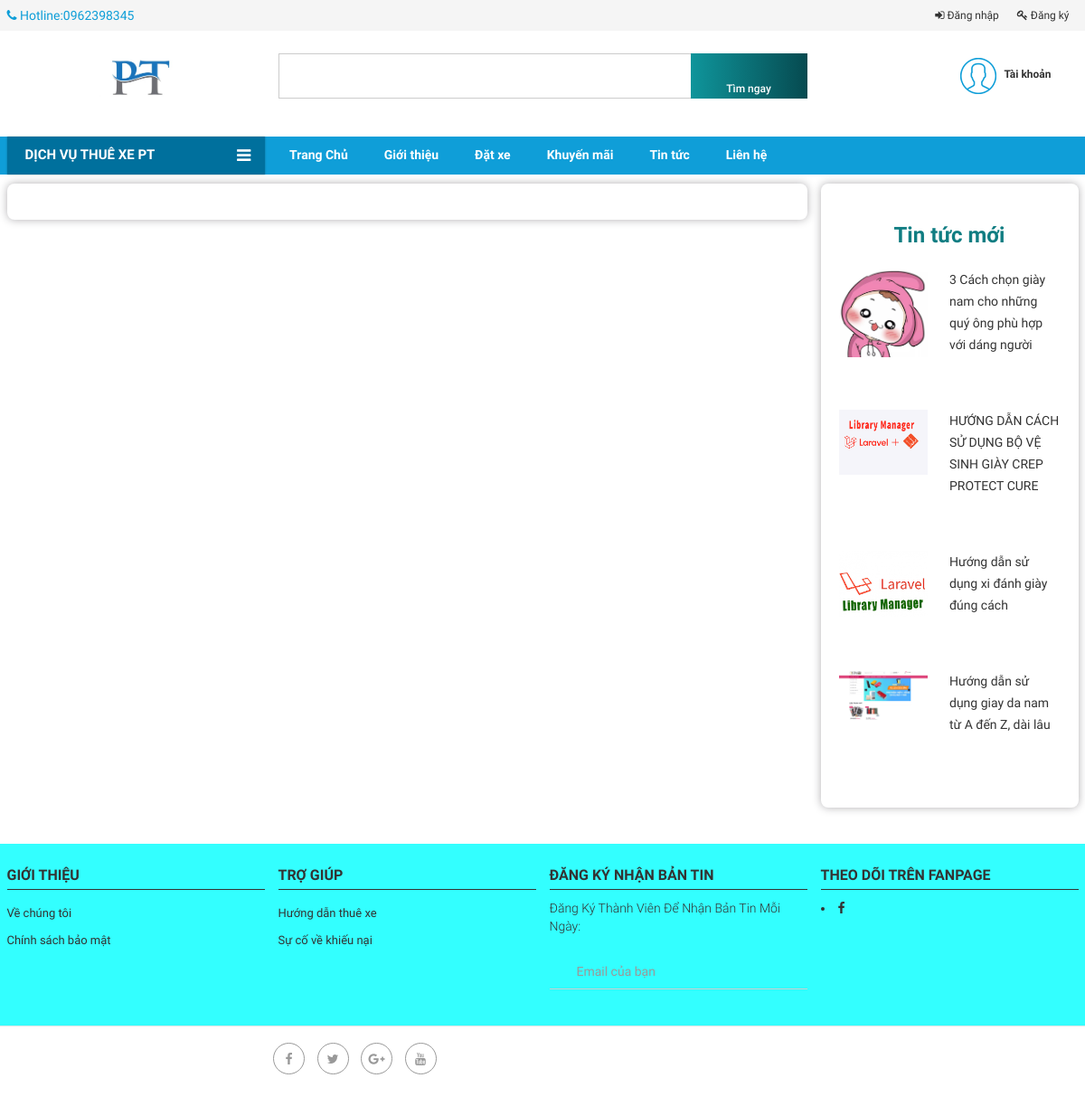
Screenshot of /chi-tiet-tin-tuc.php with the database file from the repository.
### tables this page shows
CREATE TABLE IF NOT EXISTS `menu` (
`id` int(11) NOT NULL,
  `name` varchar(100) DEFAULT NULL,
  `slug` varchar(100) DEFAULT NULL,
  `images` varchar(100) DEFAULT NULL,
  `home` tinyint(4) DEFAULT '1',
  `created_at` timestamp NULL DEFAULT NULL,
  `updated_at` timestamp NULL DEFAULT NULL ON UPDATE CURRENT_TIMESTAMP
);

CREATE TABLE IF NOT EXISTS `posts` (
`id` int(11) NOT NULL,
  `p_title` varchar(190) DEFAULT NULL,
  `p_slug` varchar(190) DEFAULT NULL,
  `p_descriptions` longtext,
  `p_content` longtext,
  `p_admin_id` int(11) DEFAULT NULL,
  `p_thunbar` varchar(190) DEFAULT NULL,
  `created_at` timestamp NULL DEFAULT CURRENT_TIMESTAMP,
  `updated_at` timestamp NULL DEFAULT CURRENT_TIMESTAMP
);

### libraries/Function.php (called while the page is built, shortened)
<?php
function getInput($string)
{
    return isset($_GET[$string]) ? $_GET[$string] : '';
}
function base_url()
{
    return $url = "http://localhost/ABC/xehaidang/";
}
?>

### libraries/database.php (called while the page is built, shortened)
<?php
class Database
{
    public $link;
    public function __construct()
    {
        $this->link = mysqli_connect("localhost", "root", "", "xehaidang") or die ();
        mysqli_set_charset($this->link, "utf8");
    }
    public function fetchsql($sql, $debug = false)
    {
        $result = mysqli_query($this->link, $sql) or die("Lỗi  truy vấn sql " . mysqli_error($this->link));
        $data = [];
        if ($result) {
            while ($num = mysqli_fetch_assoc($result)) {
                $data[] = $num;
            }
        }
        return $data;
    }
    public function fetchAll($table)
    {
        $sql = "SELECT * FROM {$table} WHERE 1";
        $result = mysqli_query($this->link, $sql) or die("Lỗi Truy Vấn fetchAll " . mysqli_error($this->link));
        $data = [];
        if ($result) {
            while ($num = mysqli_fetch_assoc($result)) {
                $data[] = $num;
            }
        }
        return $data;
    }
}
?>

### autoload/autoload.php (called while the page is built, shortened)
<?php
require_once __DIR__ . "/../libraries/database.php";
require_once __DIR__ . "/../libraries/Function.php";
$db = new Database;
$MENULIST = $db->fetchAll('menu');
?>

### chi-tiet-tin-tuc.php (the view, shortened to what this page needs)
<?php
require_once __DIR__ . "/autoload/autoload.php";
require_once __DIR__ . "/libraries/function.php";
    $db = new Database;
    $sqlNew = "SELECT * FROM postS ORDER BY id DESC LIMIT 5";
    $listNews = $db->fetchsql($sqlNew);
?>
<?php require_once __DIR__ . "/layouts/header.php"; ?>
<div class="main">
    <div class="container">
        <div class="row">
            <div class="col-lg-9 col-md-9">
                <div class="left-content">
                    <div class="shadow p-lg mb-xlg">
                    </div>
                </div>
            </div>
            <div class="col-lg-3 col-md-3">
                <div class="right-info ">
                    <div class="shadow mb-xlg p-lg">
                        <div class="pr text-center">Tin tức mới </div>
                            <div>
                                <?php foreach($listNews  as $key => $new) : ?>
                                <div class="list-news box-sidebar-new">
                                    <img src="<?= base_url() ?>/public/uploads/tin-tuc/<?= $new['p_thunbar'] ?>" alt="" class="img-body-about" style="float:left;">
                                    <div class="child-right ">
                                        <a href="chi-tiet-tin-tuc.php?id=<?= $new['id'] ?>&<?= $new['p_slug'] ?>.html"><p> <?= $new['p_title'] ?></p></a>
                                    </div>
                                </div>
                                <?php endforeach; ?>
                            </div>
                    </div>
                </div>
            </div>
        </div>
    </div>
</div>
<?php require_once __DIR__ . "/layouts/footer.php"; ?>

### layouts/header.php (shortened to what this page needs)
<!DOCTYPE html>
<html>
<head>
    <link rel="stylesheet" href="public/frontend/assets/100004/js/bootstrap/css/bootstrap.min.css">
    <link rel="stylesheet" href="public/frontend/assets/100004/fonts/font-awesome/css/font-awesome.min.css">
    <link rel="stylesheet" type="text/css" href="public/frontend/assets/100004/fonts/fonts-master/roboto.css">
    <link href="public/frontend/App_Themes/style.css" rel="stylesheet" type="text/css"/>
    <link href="public/frontend/App_Themes/responsive.css" rel="stylesheet" type="text/css"/>
</head>
<body ng-app="appMain" style="" cz-shortcut-listen="true">
<div class="wrapper">
    <div class="header">
        <section class="top-link clearfix">
            <div class="container">
                <div class="row">
                    <div class="col-md-12">
                        <ul class="nav navbar-nav topmenu-contact pull-left">
                            <li><i class="fa fa-phone"></i> <span>Hotline:0962398345 </span></li>
                        </ul>
                        <ul class="nav navbar-nav navbar-right topmenu  hidden-xs hidden-sm">
                            <?php if (isset($_SESSION['name_user'])) : ?>
                                <li><a href="thong-tin-tai-khoan.php">Xin Chào : <?= $_SESSION['name_user'] ?></a></li>
                            <?php else : ?>
                                <li class="account-login"><a href="dang-nhap.php"><i class="fa fa-sign-in"></i> Đăng
                                        nhập </a></li>
                                <li class="account-register"><a href="dang-ky.php"><i class="fa fa-key"></i> Đăng ký
                                    </a></li>
                            <?php endif; ?>
                        </ul>
                    </div>
                </div>
            </div>
        </section>
        <header id="header">
            <div id="header_main">
                <div class="container">
                    <div class="row">
                        <div class="col-lg-3 col-md-3 col-sm-4 col-xs-8">
                            <h1 class="pull-left">
                                <a href="index.php" class="logo" title="">
                                    <img src="public/frontend/Uploads/PT2.png" alt="" title="">
                                </a>
                            </h1>
                        </div>
                        <div class="col-lg-6 col-md-5 col-sm-4 hidden-xs">
                            <div class="search_box">
                                <div class="search_wrapper">
                                    <form action="<?php echo base_url() ?>tim-kiem.php">
                                        <input type="text" name="k" value="<?= getInput('k') ?>" class="index_input_search"/>
                                        <button class="btn_search_submit btn" type="submit"><span>  Tìm ngay</span>
                                        </button>
                                    </form>
                                </div>
                            </div>
                        </div>
                        <div class="col-lg-3 col-md-4 col-sm-4 col-xs-12">
                            <div class="user_login">
                                <div class="user_login_icon"></div>
                                <div class="box_text">
                                    <strong>Tài khoản</strong>
                                </div>
                            </div>
                        </div>
                    </div>
                </div>
            </div>
        </header>
        <nav class="navbar-main">
            <div id="mb_mainnav">
                <div class="container">
                    <div class="row">
                        <div class="col-md-3 col-sm-12 col-xs-12 vertical_menu">
                            <div id="mb_verticle_menu" class="menu-quick-select">
                                <div class="title_block">
                                    <span>Dịch vụ thuê xe PT</span>
                                </div>
                            </div>
                        </div>
                        <nav class="col-md-9 col-sm-12 col-xs-12 p-l-0">
                            <ul class="menu nav navbar-nav menu_hori">
                                <?php foreach ($MENULIST as $item1) : ?>
                                    <li class="level0">
                                        <a class="" href="<?php echo $item1['slug'] ?>.php">
                                            <span><?php echo $item1['name'] ?></span>
                                        </a>
                                    </li>
                                <?php endforeach; ?>
                            </ul>
                        </nav>
                    </div>
                </div>
            </div>
        </nav>
    </div>

### layouts/footer.php (shortened to what this page needs)
<div class="footer">
    <footer class="footer-content">
        <div class="footer_top" style="background: #33FFFF ">
            <div class="container">
                <div class="footer_top_wrap">
                    <div class="row">
                        <div class="col-md-3 col-sm-6 col-xs-12">
                            <div class="footer_block">
                                <h4 class="footer_block_title">
                                    GIỚI THIỆU
                                </h4>
                                <div class="block_content">
                                    <ul class="list_group">
                                        <li class="item">
                                            <a href="gioi-thieu.php">
                                                Về chúng tôi
                                            </a>
                                        </li>
                                        <li class="item">
                                            <a href="chinh-sach-bao-mat.php">
                                                Ch&#237;nh s&#225;ch bảo mật
                                            </a>
                                        </li>
                                    </ul>
                                </div>
                            </div>
                        </div>
                        <div class="col-md-3 col-sm-6 col-xs-12">
                            <div class="footer_block">
                                <h4 class="footer_block_title">
                                    Trợ gi&#250;p
                                </h4>
                                <div class="block_content">
                                    <ul class="list_group">
                                        <li class="item">
                                            <a href="dat-xe.php">
                                                Hướng dẫn thuê xe
                                            </a>
                                        </li>
                                        <li class="item">
                                            <a href="khieu-nai.php">
                                                Sự cố về khiếu nại
                                            </a>
                                        </li>
                                    </ul>
                                </div>
                            </div>
                        </div>
                        <div class="col-md-3 col-sm-6 col-xs-12">
                            <div class="footer_block">
                                <h4 class="footer_block_title">
                                    Đăng ký nhận bản tin
                                </h4>
                                <div class="block_content" ng-controller="moduleController" ng-init="initController()">
                                    <div class="des_newsletter_form">
                                        Đăng Ký Thành Viên Để Nhận Bản Tin Mỗi Ngày:
                                    </div>
                                    <form id="newsletter_form" ng-submit="registerNewsletter()"
                                          class="m-b-20 contact-form">
                                        <div class="newsletter_wrap">
                                            <input ng-model="newsletter.Email" required="" id="contact_email"
                                                   autocomplete="off" type="email">
                                            <label>Email của bạn </label>
                                            <button class="btn-newsletter" type="submit">
                                                <span><i class="fa fa-paper-plane-o"></i></span>
                                            </button>
                                        </div>
                                    </form>
                                </div>
                            </div>
                        </div>
                        <div class="col-md-3 col-sm-6 col-xs-12">
                            <div class="footer_block">
                                <h4 class="footer_block_title">
                                    Theo dõi trên Fanpage
                                </h4>
                                <div class="block_content">
                                    <li><a><span><i class="fa fa-facebook"></i></span></a></li>
                                </div>
                            </div>
                        </div>
                    </div>
                </div>
            </div>
        </div>
        <div class="footer_bottom" style="background: #FFFFFF">
            <div class="container">
                <div class="footer_bottom_wrap">
                    <div class="row">
                        <div class="col-lg-5 text-right text-center-xs">
                            <div class="social_footer">
                                <ul>
                                    <li><a><span><i class="fa fa-facebook"></i></span></a></li>
                                    <li><a><span><i class="fa fa-twitter"></i></span></a></li>
                                    <li><a><span><i class="fa fa-google-plus"></i></span></a></li>
                                    <li><a><span><i class="fa fa-youtube"></i></span></a></li>
                                </ul>
                            </div>
                        </div>
                    </div>
                </div>
            </div>
        </div>
    </footer>
</div>
</div>
</body>
</html>

### chi-tiet-tin-tuc.php (style rules this page uses)
.prod, .shadow { -webkit-box-shadow: 0px 2px 14.7px 1.3px rgba(0, 0, 0, 0.16); box-shadow: 0 0px 10px 0 rgba(31, 28, 38, 0.35); border-radius: 5px; margin-bottom: 15px; background: #fff; overflow: hidden; border-radius: 8px; }
.p-lg { padding: 20px !important; }
.mb-xlg { margin-bottom: 30px !important; }
img { max-width: 100%; height: auto; }
img { border: 0; -ms-interpolation-mode: bicubic; vertical-align: middle; }
.pr { color: #107d82; font-size: 24px; font-weight: 700; padding: 20px 0px; }
.text-center { text-align: center !important; }
.btn { min-width: 129px !important; text-align: center; }
.btn, btn:active, .btn:focus, .btn:visited { background: linear-gradient(to right, #0f959b, #064a50); color: #fff; padding: 14px 1.2rem; border: none; min-width: 150px; font-weight: 500; }
label { margin-left: 20px; }
.img-body-about { width: 40%; margin-right: 10%; height: 100%; }
.child-right { width: 100%; }
.row { margin-right: -15px; margin-left: -15px; }
.box-sidebar-new { width:100%; display: -ms-inline-flexbox; display: inline-flex; padding-bottom: 50px; }

### rows the page displays
menu: name "Trang Chủ"
menu: name "Giới thiệu"
menu: name "Đặt xe"
menu: name "Khuyến mãi"
menu: name "Tin tức"
menu: name "Liên hệ"
posts: p_thunbar (picture), p_title "3 Cách chọn giày nam cho những quý ông phù hợp với dáng người"
posts: p_thunbar (picture), p_title "HƯỚNG DẪN CÁCH SỬ DỤNG BỘ VỆ SINH GIÀY CREP PROTECT CURE"
posts: p_thunbar (picture), p_title "Hướng dẫn sử dụng xi đánh giày đúng cách"
posts: p_thunbar (picture), p_title "Hướng dẫn sử dụng giay da nam từ A đến Z, dài lâu"
